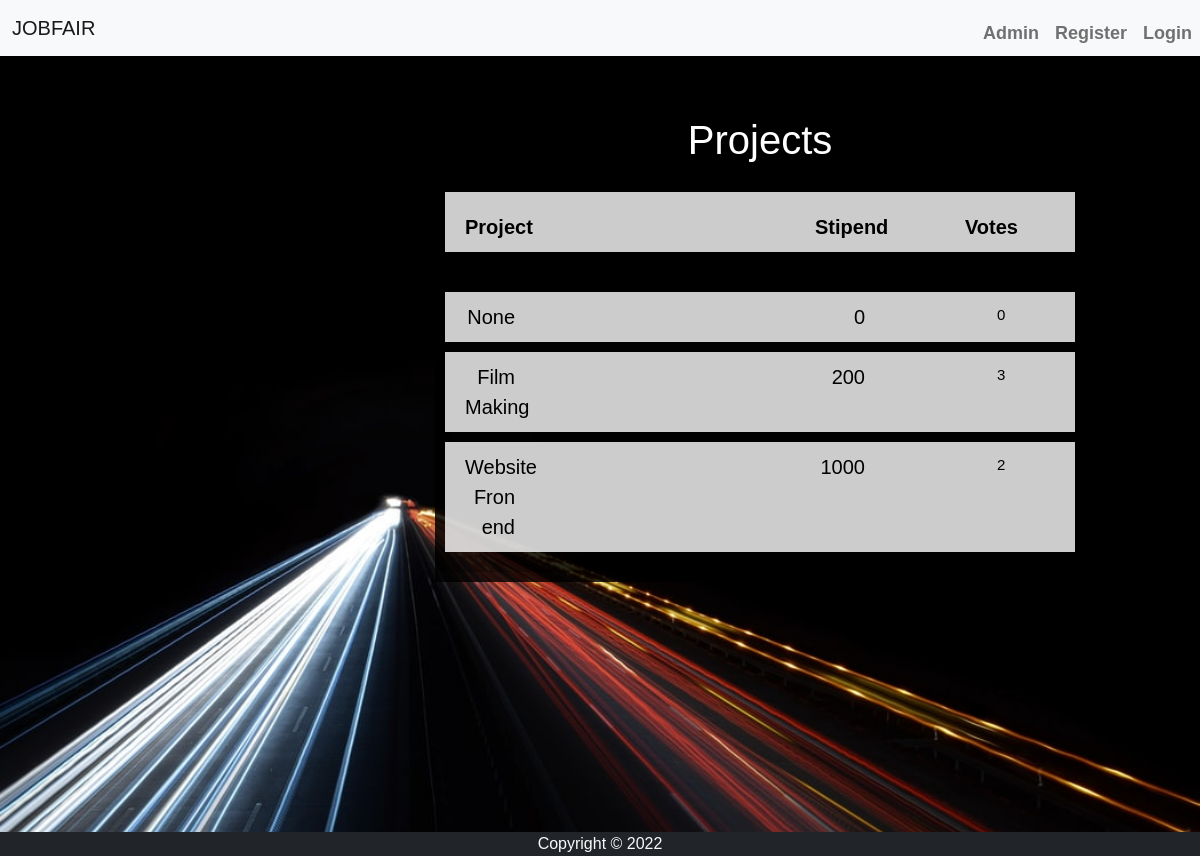
Page /jobfair_app/project_list/ on the earlier database version.
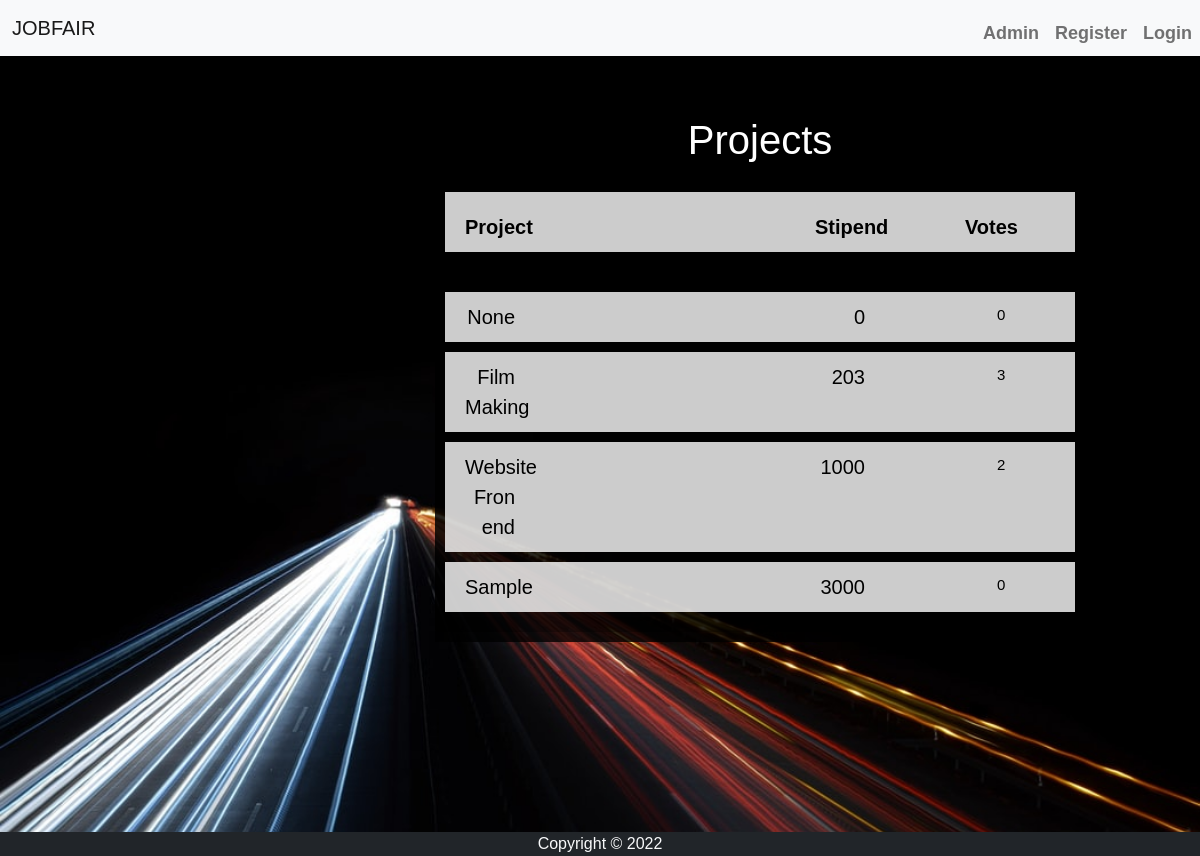
Same page on the later database version.
### jobfair_app/models.py (models this page shows, shortened)
class Project(models.Model):
    name = models.CharField(max_length = 256)
    description = models.TextField(
        default = ' ',
        max_length=500,
    )
    stipend = models.IntegerField(
        default = 0,
     )
    upvote = models.IntegerField(
        default = 0,
    )
    downvote = models.IntegerField(
        default = 0,
    )
    skills = models.TextField(
    default = '',
    max_length = 500
    )

### jobfair_app/views.py (the view)
# urls.py: path('project_list/',views.ProjectListView.as_view(), name = 'project_list'),
class ProjectListView(ListView):
    model = models.Project
    context_object_name = 'project_list'
    template_name = 'project_list.html'

### jobfair_app/templates/project_list.html (shortened to what this page needs)
{% extends "base.html" %}
{% load static %}
{% block style %}
<link rel="stylesheet" href="{% static 'project_list.css' %}">
<link rel="stylesheet" href="https://cdn.jsdelivr.net/npm/@fortawesome/fontawesome-free@5.15.3/css/fontawesome.min.css">
{% endblock style %}
{% block body %}
<div class="wrapper">
  <div class="project">
    <h1>Projects</h1>
    <ul>
      <li>
        <span class="prj">Project</span>
        <span class="stp">Stipend</span>
        <span class="bdg">Votes</span>
      </li>
    </ul>
    <ul>
      {% for project in project_list %}
      <li>
        <span class="name"><a href="{{project.id}}">{{project.name}}</a></span>
        <span class="stipend">{{project.stipend}}</span>
        <span class="badge">{{project.upvote}}</span>
      </li>
      {% endfor %}
    </ul>
  </div>
</div>
{% endblock body %}

Differences in the rows shown:
changed Project "Film Making": stipend "200" → "203"
added Project: name "Sample", stipend "3000", upvote "0"
